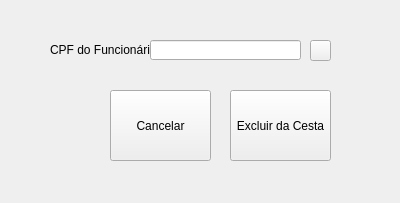
<?xml version="1.0" encoding="UTF-8"?>
<ui version="4.0">
 <class>exclusao_cliente</class>
 <widget class="QWidget" name="exclusao_cliente">
  <property name="geometry">
   <rect>
    <x>0</x>
    <y>0</y>
    <width>400</width>
    <height>203</height>
   </rect>
  </property>
  <property name="windowTitle">
   <string>Form</string>
  </property>
  <widget class="QLabel" name="NameClient">
   <property name="geometry">
    <rect>
     <x>50</x>
     <y>40</y>
     <width>101</width>
     <height>20</height>
    </rect>
   </property>
   <property name="text">
    <string>CPF do Funcionário:</string>
   </property>
  </widget>
  <widget class="QLineEdit" name="search_client">
   <property name="geometry">
    <rect>
     <x>150</x>
     <y>40</y>
     <width>151</width>
     <height>20</height>
    </rect>
   </property>
  </widget>
  <widget class="QPushButton" name="search_button">
   <property name="geometry">
    <rect>
     <x>310</x>
     <y>40</y>
     <width>21</width>
     <height>21</height>
    </rect>
   </property>
   <property name="text">
    <string/>
   </property>
   <property name="icon">
    <iconset>
     <normaloff>pesquisar.png</normaloff>pesquisar.png</iconset>
   </property>
  </widget>
  <widget class="QPushButton" name="excluircesta_button">
   <property name="geometry">
    <rect>
     <x>230</x>
     <y>90</y>
     <width>101</width>
     <height>71</height>
    </rect>
   </property>
   <property name="styleSheet">
    <string notr="true">image: url(:cliente/logo_cliente/cliente.png)</string>
   </property>
   <property name="text">
    <string>Excluir da Cesta</string>
   </property>
   <property name="icon">
    <iconset resource="logo_excluir.qrc">
     <normaloff>:/logo_excluir/excluir.png</normaloff>:/logo_excluir/excluir.png</iconset>
   </property>
  </widget>
  <widget class="QPushButton" name="cancelar_button">
   <property name="geometry">
    <rect>
     <x>110</x>
     <y>90</y>
     <width>101</width>
     <height>71</height>
    </rect>
   </property>
   <property name="styleSheet">
    <string notr="true">image: url(:cliente/logo_cliente/cliente.png)</string>
   </property>
   <property name="text">
    <string>Cancelar</string>
   </property>
   <property name="icon">
    <iconset resource="logo_excluir.qrc">
     <normaloff>:/logo_excluir/excluir.png</normaloff>:/logo_excluir/excluir.png</iconset>
   </property>
  </widget>
 </widget>
 <resources>
  <include location="logo_excluir.qrc"/>
 </resources>
 <connections/>
</ui>
